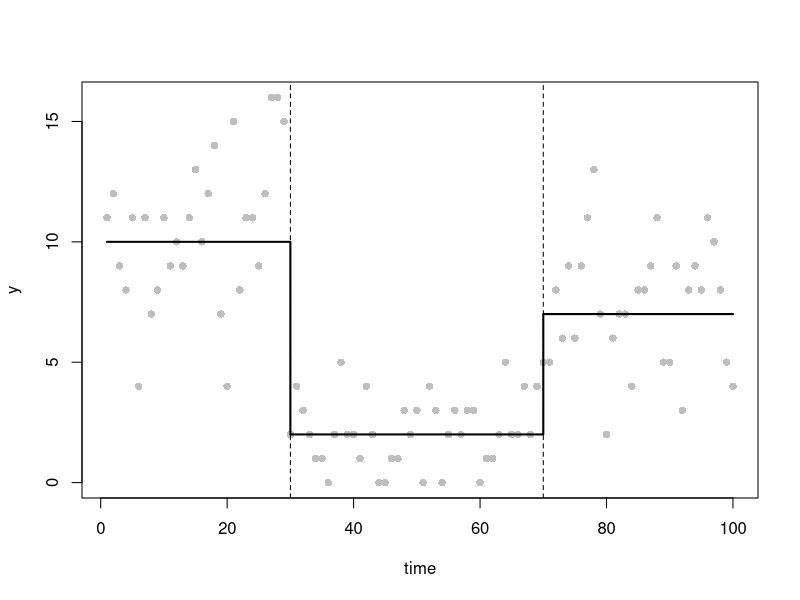
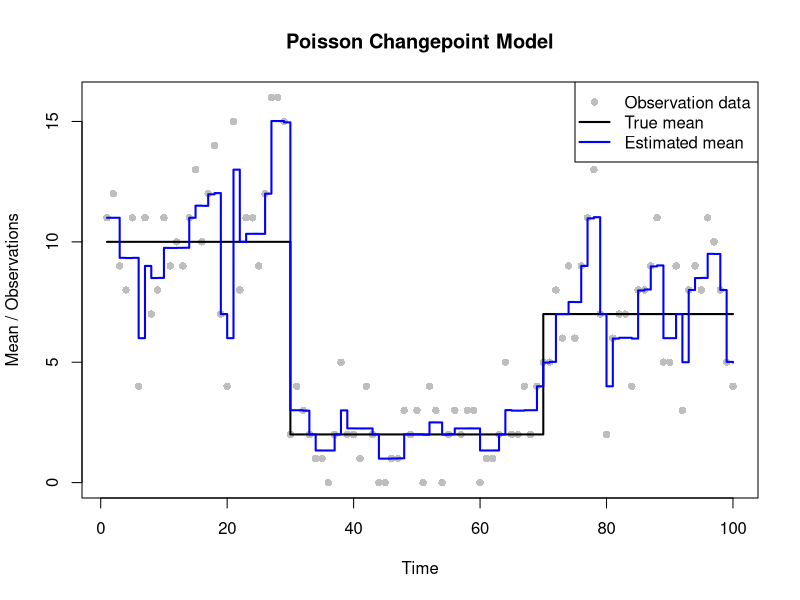

Write R code to recreate these figures, in order.
# =============================================================================
# Changepoint Estimation
#
# Authors:
# Pierrick de Boer: S3034691
# Fagan Ganbarli: S3015664
# Raneem Alluhaydan: S3044929
#
# Contributions:
# Fagan Ganbarli (%): Task 1-3
# Raneem Alluhaydan (%): Task 4-5
# Pierrick de Boer (%): Task 6-7
#
# Overview:
# 
#
# Main functions:
# 1. 
# =============================================================================


# Task 1: Generate the dataset.

set.seed(12345)

n <- 100

time <- 1:n

tau_true <- c(1, 30, 70, n+1) 

m_true <- length(tau_true)-2 

theta_true <- c(10, 2, 7) 

mu_true <- numeric(n) 

for(i in seq_along(theta_true)) {
  mu_true[tau_true[i]:(tau_true[i+1]-1)] <- theta_true[i]
}

y <- rpois(n, lambda = mu_true) ## simulate data y

plot(time, y, 
     pch = 16, 
     col = "grey")

lines(mu_true, 
      col="black", 
      lwd=2, 
      type ="s")

abline(v = tau_true[-c(1,length(tau_true))], 
       lty="dashed")



# Task 2(a) : 
poisson_lasso_objective <- function(beta, y, lambda = 1, eps = 1e-6) {
  
  n <- length(y)
  
  X <- outer(1:n, 1:n, ">=") * 1
  
  eta <- as.vector(X %*% beta)
  
  mu <- exp(eta)
  
  neg_logik <- -sum(dpois(y, lambda = mu, log = TRUE))
  
  penalty <- lambda * sum(sqrt(beta[-1] ^ 2 + eps))
  
  return(neg_logik + penalty)
}


# Task 2(b) : 
poisson_lasso_grad <- function(beta, y, lambda = 1, eps = 1e-6) {
  
  n <- length(y)
  
  X <- outer(1:n, 1:n, ">=") * 1
  
  eta <- as.vector(X %*% beta)
  
  mu <- exp(eta)
  
  grad <- as.vector(t(X) %*% (mu - y))
  
  grad[-1] <- grad[-1] + lambda * beta[-1] / sqrt(beta[-1] ^ 2 + eps)
  
  return(grad)
}


# Task 2(c) : 
poisson_lasso_hess <- function(beta, y, lambda = 1, eps = 1e-6) {
  
  n <- length(y)
  
  X <- outer(1:n, 1:n, ">=") * 1
  
  eta <- as.vector(X %*% beta)
  
  mu <- exp(eta)
  
  H <- crossprod(X, sweep(X, 1, mu, "*"))
  
  penalty_hess <- c(0, lambda * eps / (beta[-1] ^ 2 + eps) ^ (3/2))
  
  diag(H) <- diag(H) + penalty_hess
  
  return(H)
}


# Task 2(b) :
finite_grad <- function(fn, beta, h = 1e-5) {
  
  t <- length(beta)
  g <- numeric(t)
  
  for (i in 1:t) {
    
    beta_plus <- beta_minus <- beta
    
    beta_plus[i] <- beta_plus[i] + h
    beta_minus[i] <- beta_minus[i] - h
    
    g[i] <- (fn(beta_plus) - fn(beta_minus)) / (2 * h)
  }
  
  return(g)
}


finite_hess <- function(fn, beta, h = 1e-5) {
  
  t <- length(beta)
  H <- matrix(0, t, t)
  
  for (i in 1:t) {
    
    beta_plus <- beta_minus <- beta
    
    beta_plus[i] <- beta_plus[i] + h
    beta_minus[i] <- beta_minus[i] - h
    
    H[, i] <- (fn(beta_plus) - fn(beta_minus)) / (2 * h)
  }
  
  return(H)
}

# Task 2(d): Checking
beta_test <- c(log(mean(y)), rep(0.05, n - 1))

grad_analytical <- poisson_lasso_grad(beta_test, y)

grad_numerical <- finite_grad(
  function(b) poisson_lasso_objective(b, y),
  beta_test
)

max(abs(grad_analytical - grad_numerical))


hess_analytical <- poisson_lasso_hess(beta_test, y)

hess_numerical <- finite_hess(
  function(b) poisson_lasso_grad(b, y),
  beta_test
)

max(abs(hess_analytical - hess_numerical))


# Task 3: 
beta_start <- c(log(mean(y)), rep(0, n - 1))

fit <- optim(
  par = beta_start,
  fn = poisson_lasso_objective,
  gr = poisson_lasso_grad,
  y = y,
  lambda = 1,
  method = "BFGS",
  control = list(maxit = 10000, reltol = 1e-9)
)

fit$convergence
fit$message

beta_hat <- fit$par
X <- outer(1:n, 1:n, ">=") * 1
mu_hat <- as.vector(exp(X %*% beta_hat))

plot(time, y,
     pch = 16,
     col = "grey",
     xlab = "Time",
     ylab = "Mean / Observations",
     main = "Poisson Changepoint Model")

lines(time, mu_true,
      col = "black",
      lwd = 2,
      type = "s")

lines(time, mu_hat,
      col = "blue",
      lwd = 2,
      type = "s")

legend("topright",
       legend = c("Observation data",
                  "True mean",
                  "Estimated mean"),
       col = c("grey", "black", "blue"),
       pch = c(16, NA, NA),
       lty = c(NA, 1, 1),
       lwd = c(NA, 2, 2))
